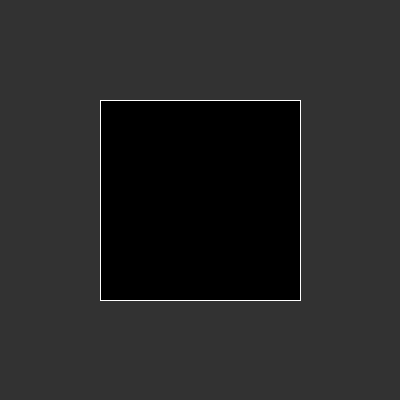
Frame 1 (no input)
Frame 60 (the mouse pressed at the canvas centre just before this capture): identical to frame 1, image omitted
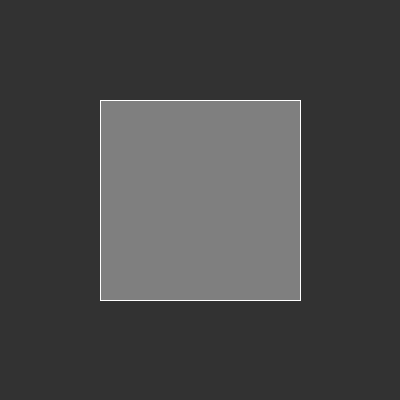
Frame 120 (the mouse held since frame 60 and released just before this capture)

The Processing sketch that drew these frames (run headless with seeded random() and noise(); from frame 60 on, the mouse is pressed at the canvas centre):

// Processing sketch: simple_rollover_with_fade
// ── simple_rollover_with_fade.pde
int x; // the x position of our square
int y; // the y position of our square
int w; // the width of the square

float fillValue; // the fill value of our square

void setup() {
  size(400, 400); // draw a canvas that is 400 x 400 pixels
  x = 100; // initialize the x value to 100
  y = 100; // initialize the y value to 100
  w = 200; // initialize the width to 100
}

void draw() {
  //draw a dark grey background
  background(50);
  //set our outline to white
  stroke(255);

  //logic to check if we are inside the square 
  if (mouseX > x && mouseX < x + w && mouseY > y && mouseY < y + w) {
    //if we are then the set the fill value to medium grey
    fillValue = 127;
  } else {
    //otherwise gradually subtract the fill 
    fillValue = fillValue - 5;
  }

  //set the fill to ouy fill value
  fill(fillValue);
  //draw a square at our x y variable positions and at the width we defined
  square(x, y, w);
}
